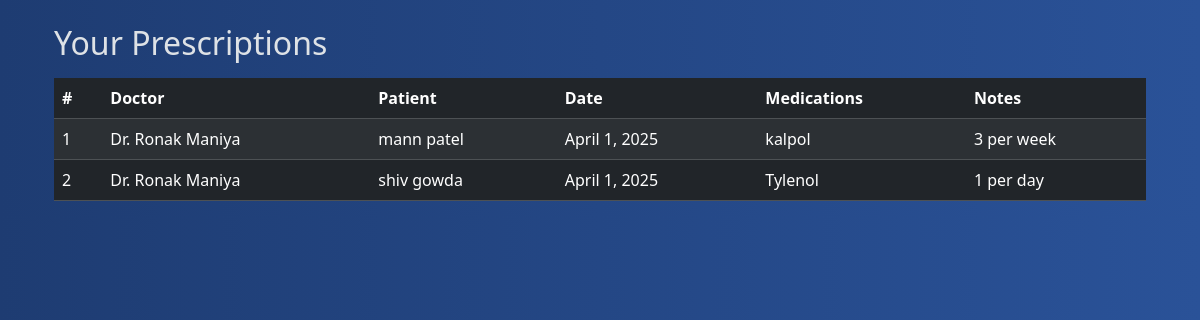
The page /prescriptions/ (signed in) on the database its author committed.
### core/models.py (models this page shows, shortened)
class Prescription(models.Model):
    prescription_id = models.AutoField(primary_key=True)
    appointment = models.OneToOneField(Appointment, on_delete=models.CASCADE)
    doctor = models.ForeignKey(Doctor, on_delete=models.CASCADE)
    patient = models.ForeignKey(Patient, on_delete=models.CASCADE)
    medications = models.TextField()
    notes = models.TextField()

class Doctor(models.Model):
    user = models.OneToOneField(User, on_delete=models.CASCADE, primary_key=True)
    specialization = models.CharField(max_length=100)
    experience = models.PositiveIntegerField()
    consultation_fee = models.PositiveIntegerField()
    availability = models.CharField(max_length=100)
    contact_info = models.CharField(max_length=100)

class User(AbstractUser, PermissionsMixin):
    USER_TYPE_CHOICES = (
        ('doctor', 'Doctor'),
        ('patient', 'Patient'),
    )
    user_type = models.CharField(max_length=10, choices=USER_TYPE_CHOICES, blank=True, null=True)
    username = None
    email = models.EmailField(unique=True)
    USERNAME_FIELD = 'email'
    REQUIRED_FIELDS = []
    objects = CustomUserManager()
    groups = models.ManyToManyField(
        "auth.Group",
        related_name="core_users",
        blank=True,
        help_text="The groups this user belongs to."
    )
    user_permissions = models.ManyToManyField(
        "auth.Permission",
        related_name="core_users_permissions",
        blank=True
    )

class Patient(models.Model):
    GENDER_CHOICES = (
        ('M', 'Male'),
        ('F', 'Female'),
        ('O', 'Other'),
    )
    user = models.OneToOneField(User, on_delete=models.CASCADE, primary_key=True)
    contact_info = models.CharField(max_length=10)
    gender = models.CharField(max_length=1, choices=GENDER_CHOICES)
    age = models.PositiveIntegerField()

class Appointment(models.Model):
    appointment_id = models.AutoField(primary_key=True)
    doctor = models.ForeignKey(Doctor, on_delete=models.CASCADE)
    patient = models.ForeignKey(Patient, on_delete=models.CASCADE)
    date = models.DateField()
    time = models.TimeField()
    is_confirmed = models.BooleanField(default=False)
    STATUS_CHOICES = [
        ('Pending', 'Pending'),
        ('Confirmed', 'Confirmed'),
        ('Cancelled', 'Cancelled'),
    ]
    status = models.CharField(max_length=10, choices=STATUS_CHOICES, default='Pending')

### core/views.py (the view)
# urls.py: path('prescriptions/', views.prescription_list, name='prescription_list'),
@login_required
def prescription_list(request):
    if request.user.user_type == 'doctor':
        prescriptions = Prescription.objects.filter(doctor__user=request.user)
    elif request.user.user_type == 'patient':
        prescriptions = Prescription.objects.filter(patient__user=request.user)
    else:
        prescriptions = Prescription.objects.none()
    return render(request, 'prescription_list.html', {'prescriptions': prescriptions})

### core/templates/prescription_list.html (shortened to what this page needs)
{% extends "Layout.html" %}
{% block content %}
<div class="container mt-4">
    <h2 class="mb-3">Your Prescriptions</h2>
    {% if prescriptions %}
        <table class="table table-dark table-striped">
            <thead>
                <tr>
                    <th>#</th>
                    <th>Doctor</th>
                    <th>Patient</th>
                    <th>Date</th>
                    <th>Medications</th>
                    <th>Notes</th>
                </tr>
            </thead>
            <tbody>
                {% for prescription in prescriptions %}
                <tr>
                    <td>{{ forloop.counter }}</td>
                    <td>Dr. {{ prescription.doctor.user.get_full_name }}</td>
                    <td>{{ prescription.patient.user.get_full_name }}</td>
                    <td>{{ prescription.appointment.date }}</td>
                    <td>{{ prescription.medications }}</td>
                    <td>{{ prescription.notes }}</td>
                </tr>
                {% endfor %}
            </tbody>
        </table>
    {% else %}
        <p class="text-muted">No prescriptions found.</p>
    {% endif %}
</div>
{% endblock %}

### rows shown on the page
Prescription: doctor.user.get_full_name "Ronak Maniya", patient.user.get_full_name "mann patel", appointment "April 1, 2025", medications "kalpol", notes "3 per week"
Prescription: doctor.user.get_full_name "Ronak Maniya", patient.user.get_full_name "shiv gowda", appointment "April 1, 2025", medications "Tylenol", notes "1 per day"
